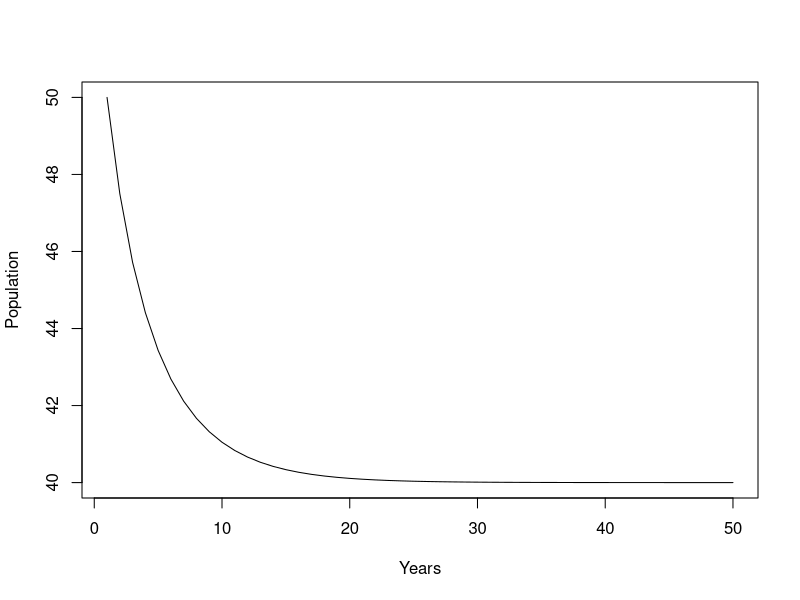
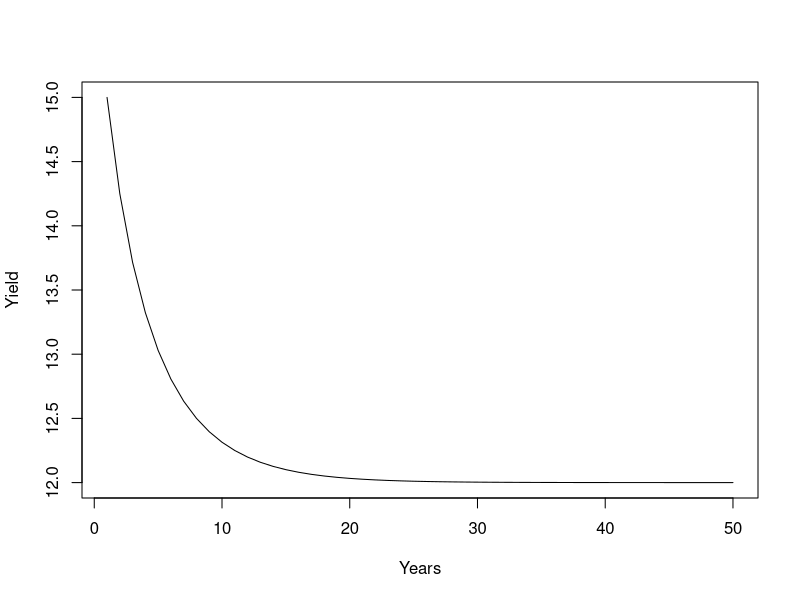
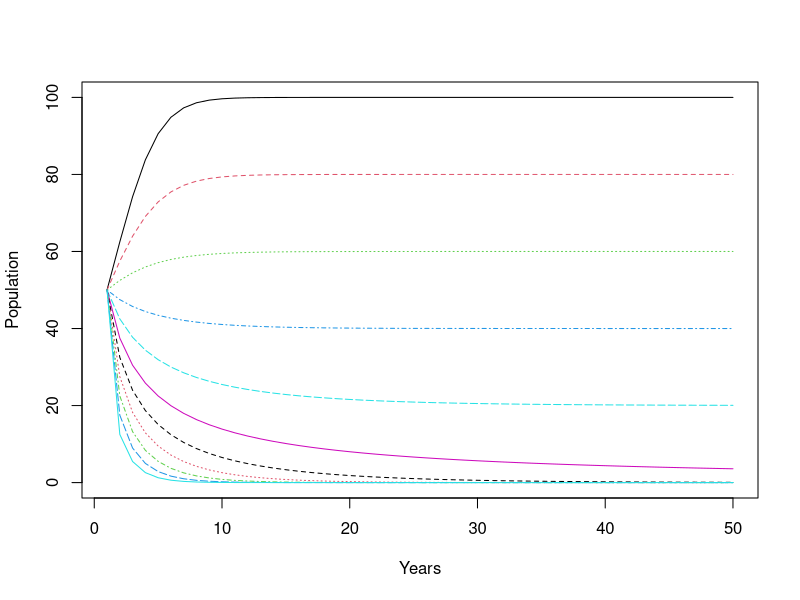
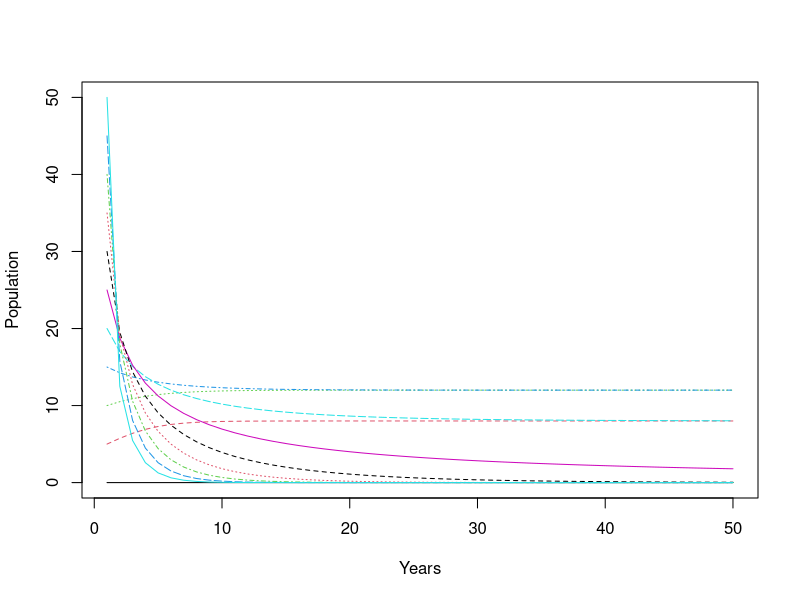
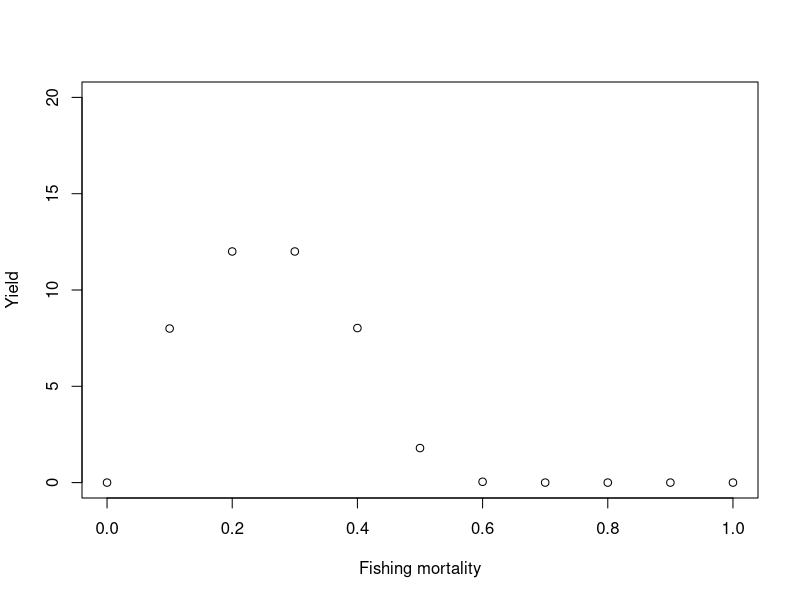
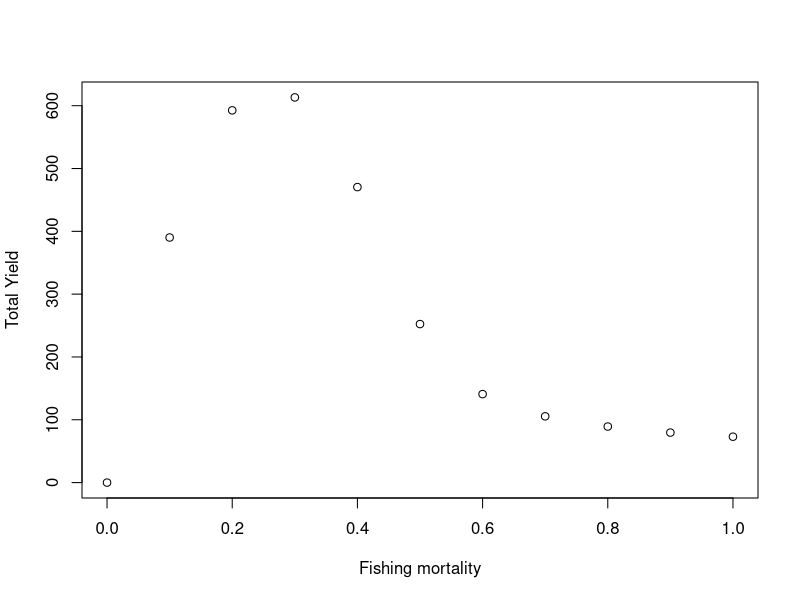

These figures' R source, in order:
## ---- chunk 1
knitr::opts_chunk$set(echo = TRUE)
## ---- chunk 2
#Define variables 
g = 0.5
f = 0.3
K=100
t=50

#Create vectors to store population size and yield
pop = rep(0, t)
yield = rep(0, t)

#Set initial population size
pop[1] = 50
yield[1]=50*f

#Run the loop
for(n in 2:t){
    pop[n] = pop[n-1] + pop[n-1]*g*(1-pop[n-1]/K) - pop[n-1]*f 
    yield[n] = pop[n]*f
  }
## ---- chunk 3
plot(pop, type="l", ylab="Population", xlab="Years")
## ---- chunk 4
plot(yield, type="l", ylab="Yield", xlab="Years")
## ---- chunk 5
sum(yield)
#613.2043
## ---- chunk 6
pop[50]
yield[50]
#Population size in year 50 is 40, and yield in year 50 is 12
## ---- chunk 7
#Define variables 
g = 0.5
f = seq(0, 1, by=0.1)
K=100
t=50

#Create matrices to store population size and yield
pop = matrix(0, t, length(f))
yield = matrix(0, t, length(f))

#Set initial population size and yield
pop[1,] = 50
yield[1,] = 50*f

#Run the loop
for(i in 1:ncol(pop)){
  for(n in 2:t){
   pop[n, i] = pop[n-1, i] + pop[n-1, i]*g*(1-pop[n-1,i]/K) - pop[n-1, i]*f[i] 
   yield[n, i] = pop[n, i]*f[i]
   }
}
## ---- chunk 8
matplot(pop, type="l", ylab="Population", xlab="Years")
## ---- chunk 9
matplot(yield, type="l", ylab="Population", xlab="Years")
## ---- chunk 10
plot(yield[50,]~f, ylim=c(0, 20), xlim=c(0, 1), ylab="Yield", xlab="Fishing mortality")
## ---- chunk 11
#Create a vector to store the sum of yields for all fishing mortalities
sum.yield = rep(0, ncol(yield))

#Run a loop to calculate the yield sum for all values of f 
for(n in 1:length(sum.yield)){
  sum.yield[n] = sum(yield[,n])
}
#Plot
plot(sum.yield~f, ylab="Total Yield", xlab="Fishing mortality")
## ---- chunk 12
x = cbind(sum.yield, f)
#You can either look at the matrix to figure out the highest f, or you can use this function called "match" to find the f that gives you the highest total yield. This function tells you the row in which the highest yield is located and you can use that to find the f you are looking for. This can be useful when you have a large dataset and can't just look for the highest value. For this function you need to first put the value (or values) you are looking for, then the data to be matched against. For example:
h=match(max(sum.yield), x)
x[h,"f"]

#f=0.3 gives you the highest total yield
## ---- chunk 13
#Run the model again for t=3

#Define variables 
g = 0.5
f = seq(0, 1, by=0.1)
K=100
t=3

#Create matrices to store population size and yield
pop = matrix(0, t, length(f))
yield = matrix(0, t, length(f))

#Set initial population size
pop[1,] = 50
yield[1,] = 50*f

#Run the loop
for(i in 1:ncol(pop)){
  for(n in 2:t){
    pop[n, i] = pop[n-1, i] + pop[n-1, i]*g*(1-pop[n-1,i]/K) - pop[n-1, i]*f[i] 
    yield[n, i] = pop[n, i]*f[i]
  }
}

#Create a vector to store the sum of yields for all fishing mortalities
sum.yield = rep(0, ncol(yield))

#Run a loop to calculate the yield sum for all values of f 
for(n in 1:length(sum.yield)){
  sum.yield[n] = sum(yield[,n])
}
#Form a matrix with the sum of yields and f
x = cbind(sum.yield, f)
#match the maximum value
h=match(max(sum.yield), x)
x[h,"f"]

#Now f=0.9 gives you the highest yield
## ---- chunk 14
#Run the model again for t=50

#Define variables 
g = 0.5
f = seq(0, 1, by=0.1)
K=100
t=50

#Create matrices to store population size and yield
pop = matrix(0, t, length(f))
yield = matrix(0, t, length(f))

#Set initial population size
pop[1,] = 50
yield[1,] = 50*f

#Run the loop
for(i in 1:ncol(pop)){
  for(n in 2:t){
    pop[n, i] = pop[n-1, i] + pop[n-1, i]*g*(1-pop[n-1,i]/K) - pop[n-1, i]*f[i] 
    yield[n, i] = pop[n, i]*f[i]
  }
}

#Form a matrix with the yield[50,] and f
x = cbind(yield[t,], f)

#match the maximum value
h=match(max(x[,1]), x)
x[h,"f"]

##f=0.3 gives you the highest equilibrium yield
## ---- chunk 15
#Run the model again for g=0.2

#Define variables 
g = 0.2
f = seq(0, 1, by=0.1)
K=100
t=50

#Create matrices to store population size and yield
pop = matrix(0, t, length(f))
yield = matrix(0, t, length(f))

#Set initial population size
pop[1,] = 50
yield[1,] = 50*f

#Run the loop
for(i in 1:ncol(pop)){
  for(n in 2:t){
    pop[n, i] = pop[n-1, i] + pop[n-1, i]*g*(1-pop[n-1,i]/K) - pop[n-1, i]*f[i] 
    yield[n, i] = pop[n, i]*f[i]
  }
}

#Form a matrix with the yield[50,] and f
x = cbind(yield[t,], f)

#match the maximum value
h=match(max(x[,1]), x)
x[h,"f"]

#Now f=0.1 gives you the highest equilibrium yield
